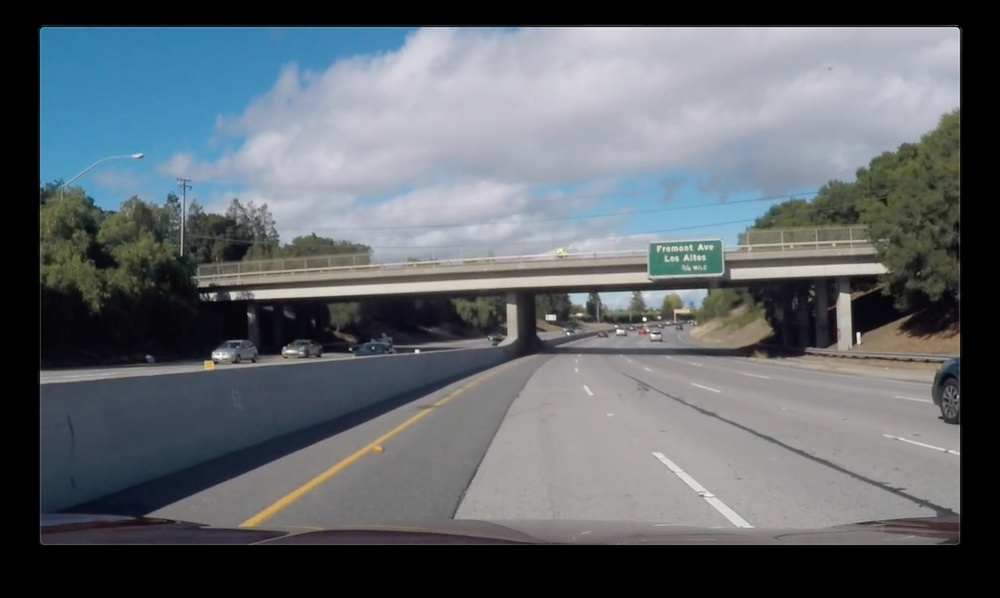
#> input picture test_images/test14.jpg, 1000 x 598 px, shrunk from 1280 x 765 before the run
$ python test_Sobel.py   (older library calls are emulated)
#> lines starting #> are read from the running program, lines starting #| are printed output that depends on the picture
#Imports
import numpy as np
import cv2
import matplotlib.pyplot as plt
import matplotlib.image as mpimg

def abs_sobel_thresh(img, orient='x', sobel_kernel=3, thresh=(0, 255)):
    # Calculate directional gradient
    # Apply threshold
    # 1) Convert to grayscale
    hsv = cv2.cvtColor(img, cv2.COLOR_RGB2HSV)
    gray = hsv[:,:,2]
    # 2) Take the derivative in x or y given orient = 'x' or 'y'
    sobel = cv2.Sobel(gray, cv2.CV_64F, orient == 'x', orient == 'y')
    # 3) Take the absolute value of the derivative or gradient
    absSobel = np.absolute(sobel)
    # 4) Scale to 8-bit (0 - 255) then convert to type = np.uint8
    uint8_sobel = np.uint8(255*absSobel/np.max(absSobel))
    # 5) Create a mask of 1's where the scaled gradient magnitude
            # is > thresh_min and < thresh_max
    grad_binary = np.zeros_like(uint8_sobel)
    # 6) Return this mask as your binary_output image
    grad_binary[(uint8_sobel > thresh[0]) & (uint8_sobel < thresh[1])] = 1
    return grad_binary

def mag_thresh(image, sobel_kernel=3, mag_thresh=(0, 255)):
    # Calculate gradient magnitude
    # Apply threshold
     # 1) Convert to grayscale
    hsv = cv2.cvtColor(image, cv2.COLOR_RGB2HSV)
    gray = hsv[:,:,2]
    # 2) Take the gradient in x and y separately
    sobelx = cv2.Sobel(gray, cv2.CV_64F, 1, 0, ksize=sobel_kernel)
    sobely = cv2.Sobel(gray, cv2.CV_64F, 0, 1, ksize=sobel_kernel)
    # 3) Calculate the magnitude
    magnitude = np.sqrt(sobelx ** 2 + sobely ** 2)
    # 4) Scale to 8-bit (0 - 255) and convert to type = np.uint8
    scaled = np.uint8(255*magnitude/np.max(magnitude))
    # 5) Create a binary mask where mag thresholds are met
    mag_binary = np.zeros_like(scaled)
    mag_binary[(scaled > mag_thresh[0]) & (scaled < mag_thresh[1])] = 1
    # 6) Return this mask as your binary_output image
    return mag_binary

def dir_threshold(image, sobel_kernel=3, thresh=(0, np.pi/2)):
    # Calculate gradient direction
    # Apply threshold
    # 1) Convert to grayscale
    hsv = cv2.cvtColor(image, cv2.COLOR_RGB2HSV)
    gray = hsv[:,:,2]
    # 2) Take the gradient in x and y separately
    xSobel = cv2.Sobel(gray, cv2.CV_64F, 1, 0, ksize=sobel_kernel)
    ySobel = cv2.Sobel(gray, cv2.CV_64F, 0, 1, ksize=sobel_kernel)
    # 3) Take the absolute value of the x and y gradients
    x_abs = np.absolute(xSobel)
    y_abs = np.absolute(ySobel)
    # 4) Use np.arctan2(abs_sobely, abs_sobelx) to calculate the direction of the gradient
    direction = np.arctan2(y_abs, x_abs)
    # 5) Create a binary mask where direction thresholds are met
    dir_binary = np.zeros_like(direction)
    dir_binary[(direction > thresh[0]) & (direction < thresh[1])] = 1
    return dir_binary

image = mpimg.imread("test_images/test14.jpg")
#> image is the input picture: shape (598, 1000, 3); mean R, G, B 96.1, 102.4, 108

# Choose a Sobel kernel size
ksize = 3 # Choose a larger odd number to smooth gradient measurements

# Apply each of the thresholding functions
gradx = abs_sobel_thresh(image, orient='x', sobel_kernel=ksize, thresh=(30, 100)) #20, 50
#> in abs_sobel_thresh, `hsv = cv2.cvtColor(img, cv2.COLOR_RGB2HSV)`: hsv: shape (598, 1000, 3); mean H, S, V 66.3, 41.2, 111.4
#> in abs_sobel_thresh, `gray = hsv[:,:,2]`:
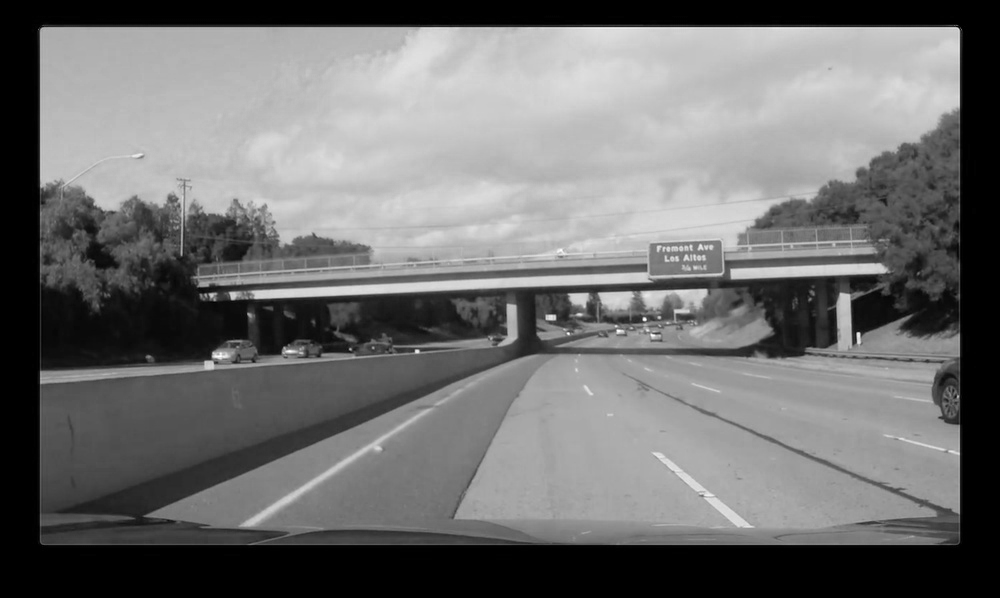
#> gray: shape (598, 1000); min 0, max 255, mean 111.4
#> (the run stopped early here; a loop or call above may not have finished)

$ run again, with test_images/test1.jpg copied over test_images/test14.jpg
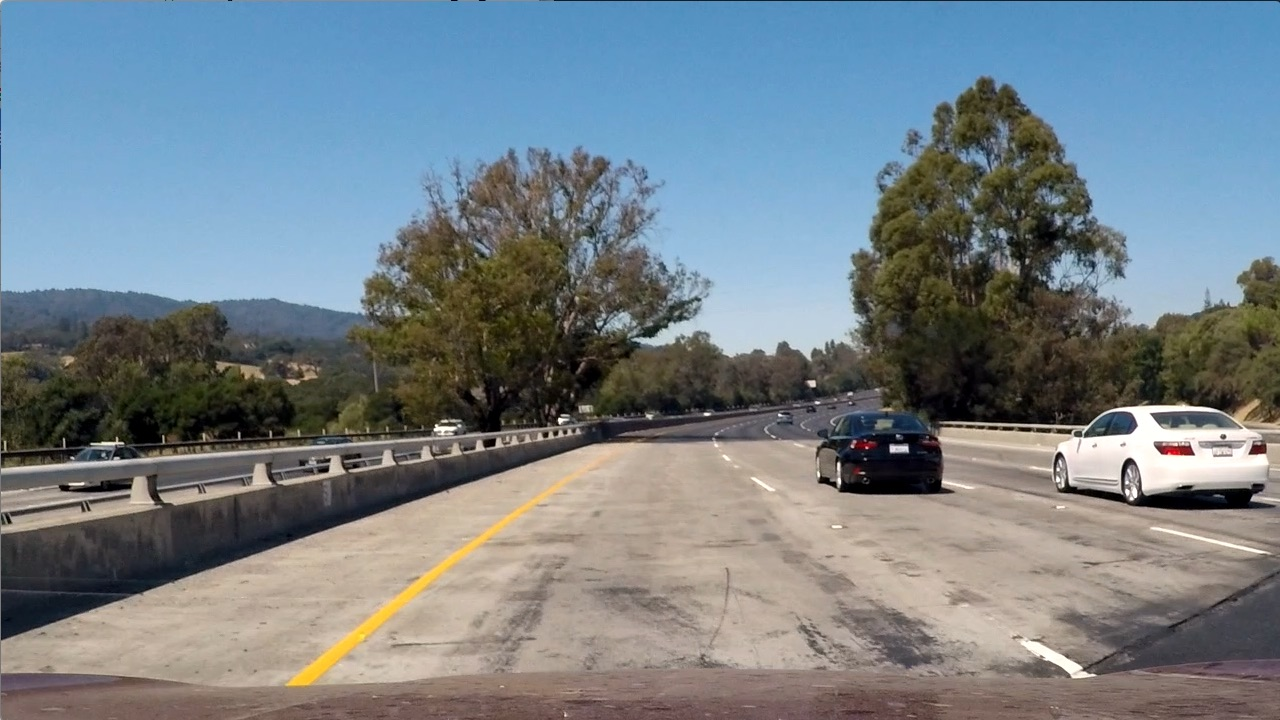
#> input picture test_images/test1.jpg, 1280 x 720 px
#> image is the input picture: shape (720, 1280, 3); mean R, G, B 117.5, 128.7, 135.5
#> hsv: shape (720, 1280, 3); mean H, S, V 60.3, 78, 149.5
#> in abs_sobel_thresh, `gray = hsv[:,:,2]`:
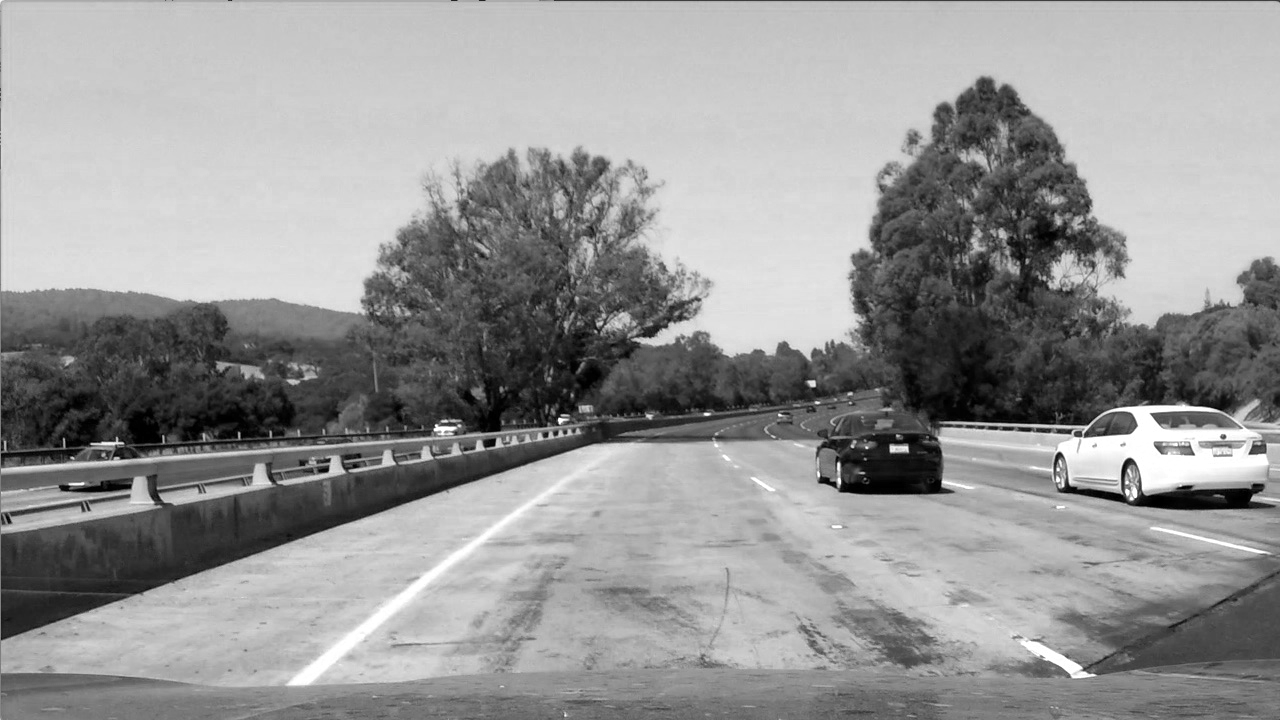
#> gray: shape (720, 1280); min 0, max 255, mean 149.5

$ run again, with test_images/test10.jpg copied over test_images/test14.jpg
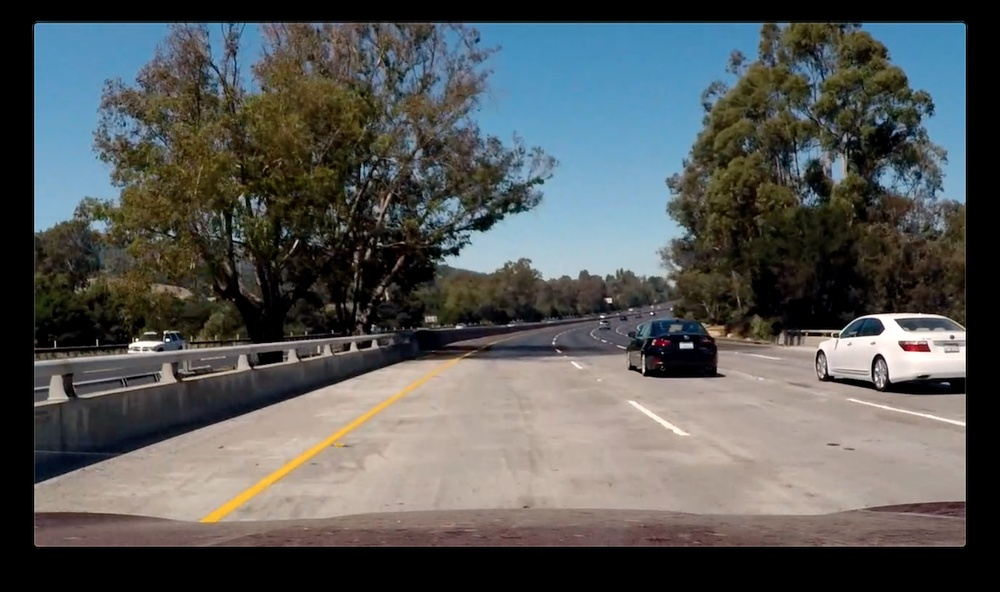
#> input picture test_images/test10.jpg, 1000 x 592 px, shrunk from 1280 x 758 before the run
#> image is the input picture: shape (592, 1000, 3); mean R, G, B 84.8, 87, 86.2
#> hsv: shape (592, 1000, 3); mean H, S, V 42.3, 73.9, 99.3
#> in abs_sobel_thresh, `gray = hsv[:,:,2]`:
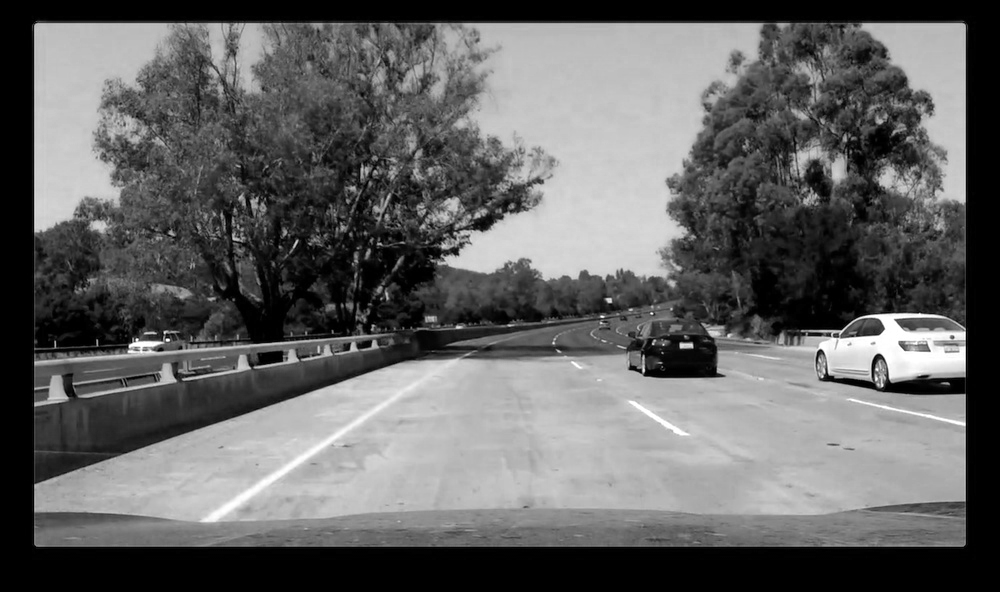
#> gray: shape (592, 1000); min 0, max 255, mean 99.3

$ run again, with test_images/test11.jpg copied over test_images/test14.jpg
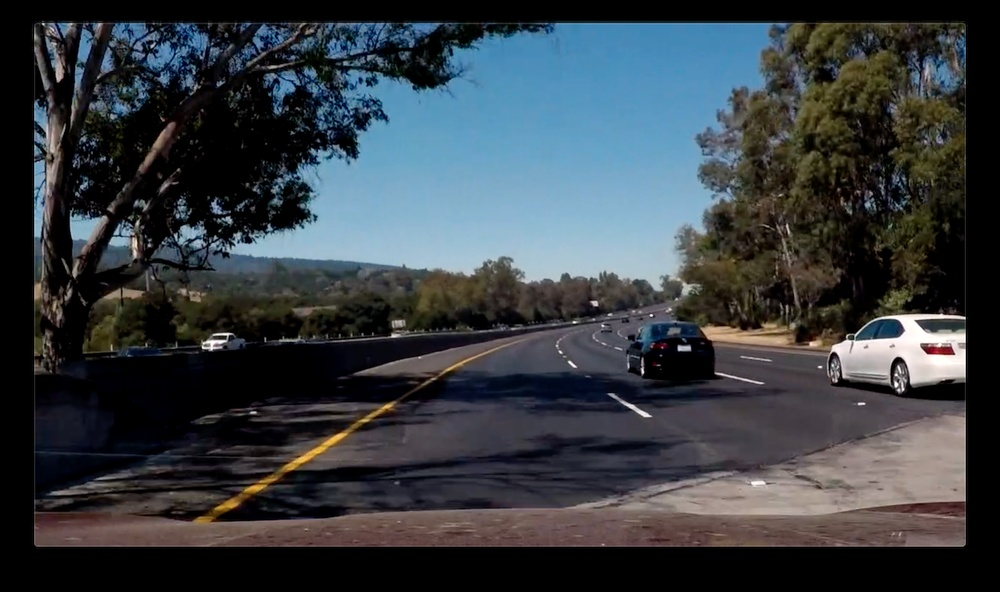
#> input picture test_images/test11.jpg, 1000 x 592 px, shrunk from 1280 x 758 before the run
#> image is the input picture: shape (592, 1000, 3); mean R, G, B 54.8, 60.9, 66
#> hsv: shape (592, 1000, 3); mean H, S, V 62.7, 85.6, 72.1
#> in abs_sobel_thresh, `gray = hsv[:,:,2]`:
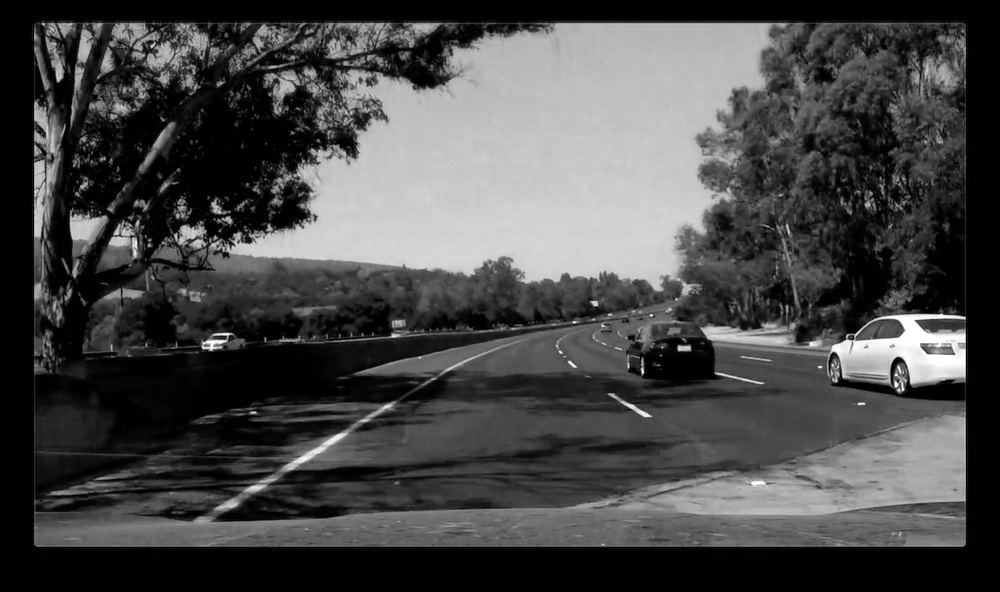
#> gray: shape (592, 1000); min 0, max 255, mean 72.1
